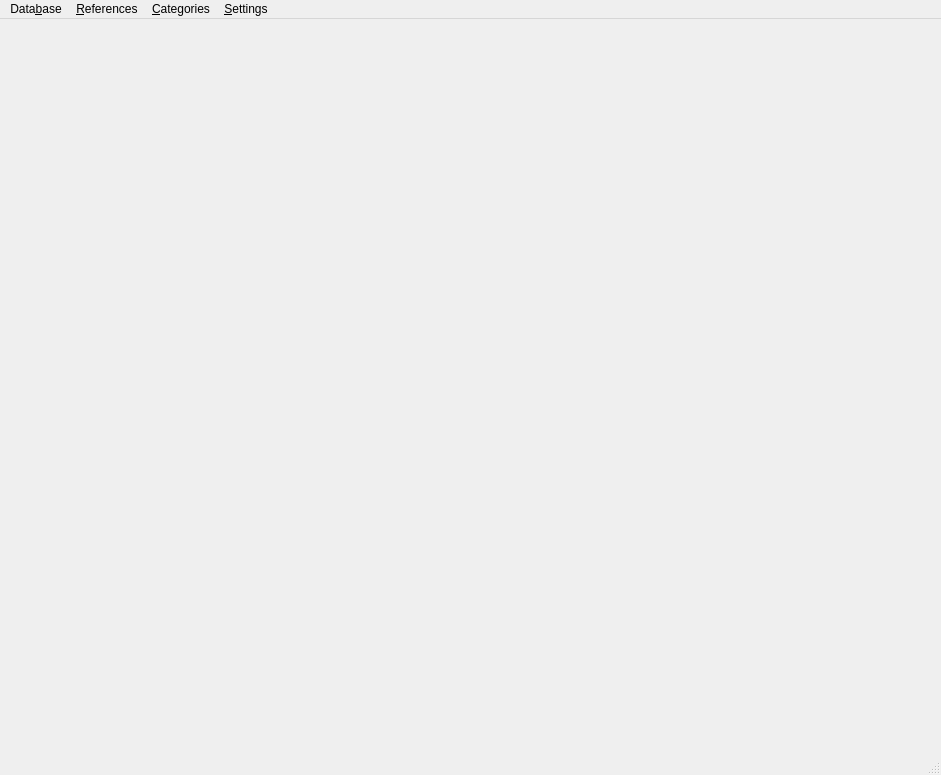
<?xml version="1.0" encoding="UTF-8"?>
<ui version="4.0">
 <class>patrol_main_window</class>
 <widget class="QMainWindow" name="patrol_main_window">
  <property name="geometry">
   <rect>
    <x>0</x>
    <y>0</y>
    <width>941</width>
    <height>775</height>
   </rect>
  </property>
  <property name="windowTitle">
   <string>MainWindow</string>
  </property>
  <widget class="QWidget" name="centralwidget"/>
  <widget class="QMenuBar" name="menubar">
   <property name="geometry">
    <rect>
     <x>0</x>
     <y>0</y>
     <width>941</width>
     <height>30</height>
    </rect>
   </property>
   <widget class="QMenu" name="menu_Db">
    <property name="title">
     <string>Data&amp;base</string>
    </property>
    <addaction name="actConnect"/>
    <addaction name="actDisconnect"/>
    <addaction name="separator"/>
    <addaction name="actQuit"/>
   </widget>
   <widget class="QMenu" name="menu_References">
    <property name="title">
     <string>&amp;References</string>
    </property>
    <addaction name="actCreateRef"/>
    <addaction name="actViewRef"/>
   </widget>
   <widget class="QMenu" name="menu_Categories">
    <property name="title">
     <string>&amp;Categories</string>
    </property>
    <widget class="QMenu" name="menuView">
     <property name="title">
      <string>View ...</string>
     </property>
     <addaction name="actViewCat"/>
     <addaction name="actViewParameters"/>
    </widget>
    <addaction name="actCreateCat"/>
    <addaction name="menuView"/>
    <addaction name="separator"/>
   </widget>
   <widget class="QMenu" name="menu_Settings">
    <property name="title">
     <string>&amp;Settings</string>
    </property>
   </widget>
   <addaction name="menu_Db"/>
   <addaction name="menu_References"/>
   <addaction name="menu_Categories"/>
   <addaction name="menu_Settings"/>
  </widget>
  <widget class="QStatusBar" name="statusbar"/>
  <action name="actConnect">
   <property name="text">
    <string>&amp;Connect ...</string>
   </property>
  </action>
  <action name="actDisconnect">
   <property name="text">
    <string>&amp;Disconnect ...</string>
   </property>
  </action>
  <action name="actQuit">
   <property name="text">
    <string>&amp;Quit</string>
   </property>
   <property name="shortcut">
    <string>Ctrl+Q</string>
   </property>
  </action>
  <action name="actCreate">
   <property name="text">
    <string>&amp;Create ...</string>
   </property>
  </action>
  <action name="actViewRef">
   <property name="text">
    <string>View ...</string>
   </property>
  </action>
  <action name="actDelete">
   <property name="text">
    <string>Delete ...</string>
   </property>
  </action>
  <action name="actCreateCat">
   <property name="text">
    <string>Create category</string>
   </property>
  </action>
  <action name="actAddParametersIntoCat">
   <property name="text">
    <string>Add parameters to category ...</string>
   </property>
  </action>
  <action name="actViewParameters">
   <property name="text">
    <string>View parameters ...</string>
   </property>
  </action>
  <action name="actViewCat">
   <property name="text">
    <string>View categories ...</string>
   </property>
  </action>
  <action name="actCreateRef">
   <property name="text">
    <string>&amp;Create...</string>
   </property>
  </action>
 </widget>
 <resources/>
 <connections/>
</ui>
